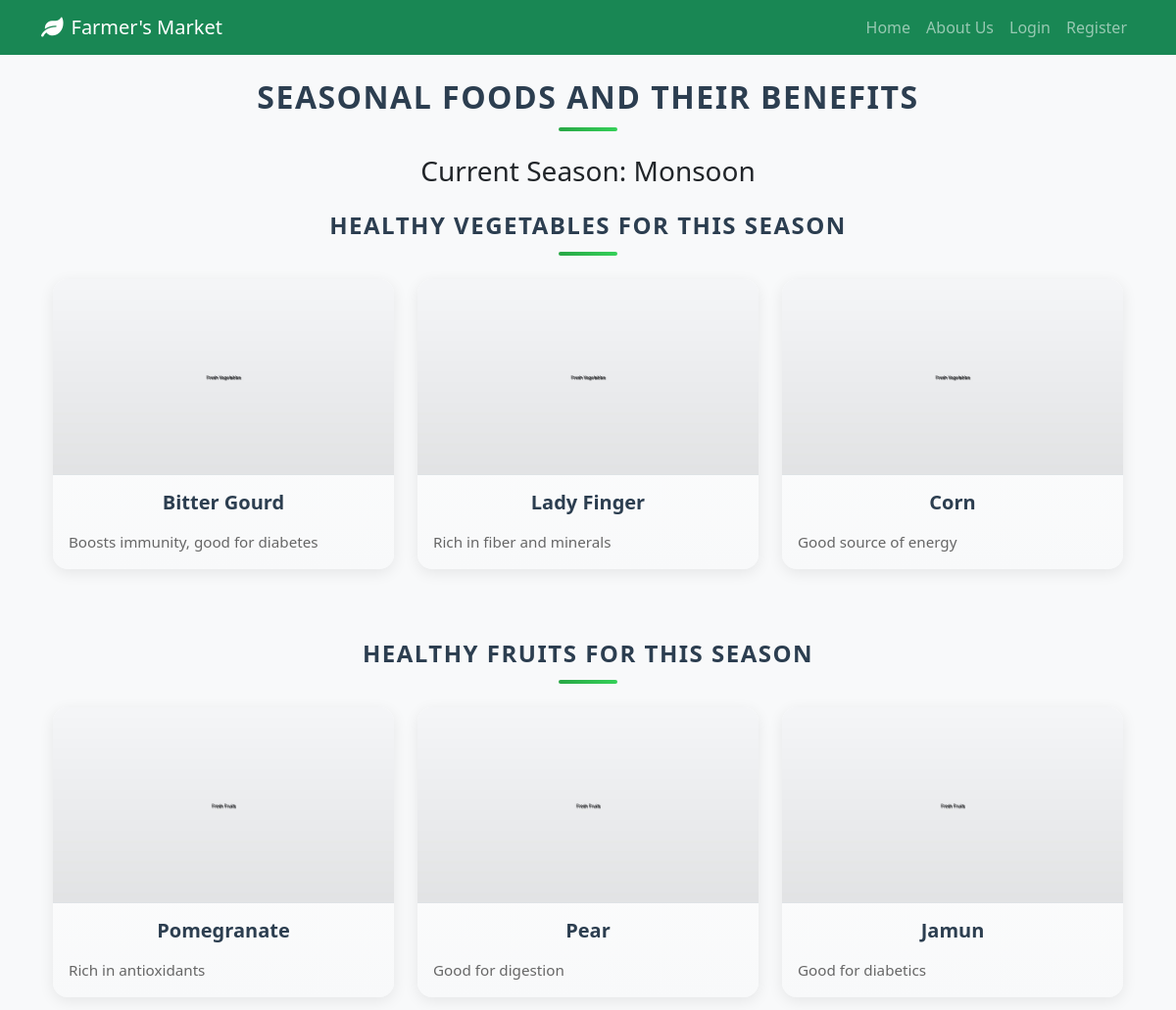
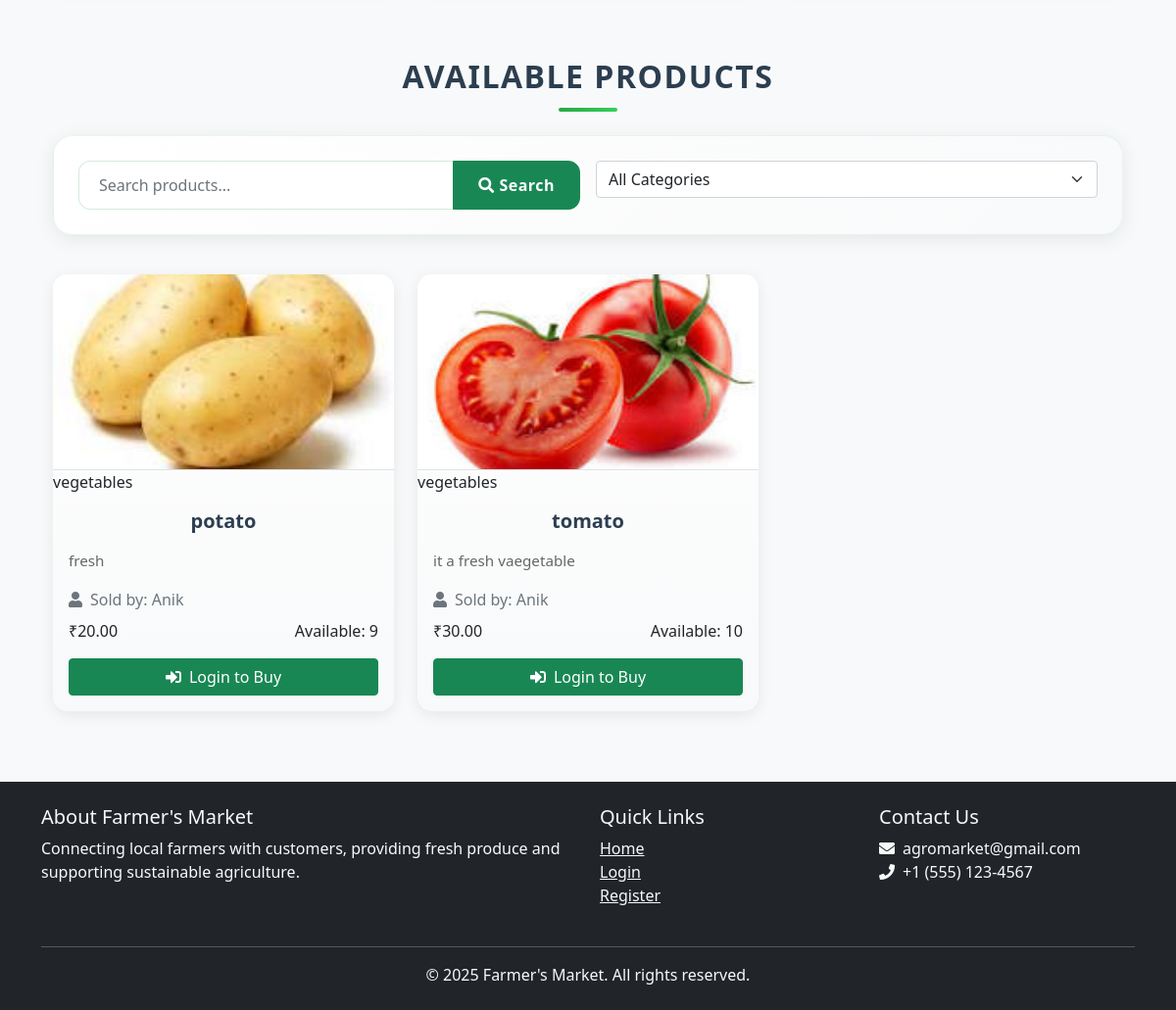
The page / on the database its author committed (2 pictures, top to bottom).
### app.py (models this page shows, shortened)
class Product(db.Model):
    id = db.Column(db.Integer, primary_key=True)
    name = db.Column(db.String(100), nullable=False)
    description = db.Column(db.Text, nullable=False)
    price = db.Column(db.Float, nullable=False)
    quantity = db.Column(db.Integer, nullable=False)
    category = db.Column(db.String(50), nullable=False)
    image_url = db.Column(db.String(200))
    seller_id = db.Column(db.Integer, db.ForeignKey('user.id'), nullable=False)

class User(UserMixin, db.Model):
    id = db.Column(db.Integer, primary_key=True)
    username = db.Column(db.String(80), unique=True, nullable=False)
    email = db.Column(db.String(120), unique=True, nullable=False)
    password_hash = db.Column(db.String(120), nullable=False)
    is_farmer = db.Column(db.Boolean, default=False)
    street_address = db.Column(db.String(200))
    city = db.Column(db.String(100))
    state = db.Column(db.String(100))
    pincode = db.Column(db.String(6))
    phone = db.Column(db.String(10))
    products = db.relationship('Product', backref='seller', lazy=True)
    chat_messages = db.relationship('ChatMessage', backref='user', lazy=True)

### app.py (the view)
@app.route('/')
def home():
    current_month = datetime.now().month
    seasonal_info = {
        'winter': {
            'months': [11, 12, 1, 2],
            'vegetables': [
                {'name': 'Carrots', 'benefits': 'Rich in vitamin A, good for eye health', 'image': 'default/vegetables.jpg'},
                {'name': 'Spinach', 'benefits': 'High in iron and vitamins', 'image': 'default/vegetables.jpg'},
                {'name': 'Cauliflower', 'benefits': 'Low in calories, high in fiber', 'image': 'default/vegetables.jpg'},
                {'name': 'Green Peas', 'benefits': 'Good source of protein and fiber', 'image': 'default/vegetables.jpg'}
            ],
            'fruits': [
                {'name': 'Oranges', 'benefits': 'High in vitamin C, boosts immunity', 'image': 'default/fruits.jpg'},
                {'name': 'Apples', 'benefits': 'Rich in antioxidants', 'image': 'default/fruits.jpg'},
                {'name': 'Guava', 'benefits': 'High in vitamin C and fiber', 'image': 'default/fruits.jpg'}
            ]
        },
        'summer': {
            'months': [3, 4, 5, 6],
            'vegetables': [
                {'name': 'Cucumber', 'benefits': 'Hydrating and cooling', 'image': 'default/vegetables.jpg'},
                {'name': 'Tomatoes', 'benefits': 'Rich in lycopene, good for heart', 'image': 'default/vegetables.jpg'},
                {'name': 'Bottle Gourd', 'benefits': 'Cooling effect, good for digestion', 'image': 'default/vegetables.jpg'}
            ],
            'fruits': [
                {'name': 'Mangoes', 'benefits': 'Rich in vitamins A and C', 'image': 'default/fruits.jpg'},
                {'name': 'Watermelon', 'benefits': 'Hydrating, rich in antioxidants', 'image': 'default/fruits.jpg'},
                {'name': 'Lychee', 'benefits': 'Good source of vitamin C', 'image': 'default/fruits.jpg'}
            ]
        },
        'monsoon': {
            'months': [7, 8, 9, 10],
            'vegetables': [
                {'name': 'Bitter Gourd', 'benefits': 'Boosts immunity, good for diabetes', 'image': 'default/vegetables.jpg'},
                {'name': 'Lady Finger', 'benefits': 'Rich in fiber and minerals', 'image': 'default/vegetables.jpg'},
                {'name': 'Corn', 'benefits': 'Good source of energy', 'image': 'default/vegetables.jpg'}
            ],
            'fruits': [
                {'name': 'Pomegranate', 'benefits': 'Rich in antioxidants', 'image': 'default/fruits.jpg'},
                {'name': 'Pear', 'benefits': 'Good for digestion', 'image': 'default/fruits.jpg'},
                {'name': 'Jamun', 'benefits': 'Good for diabetics', 'image': 'default/fruits.jpg'}
            ]
        }
    }
    if current_month in seasonal_info['winter']['months']:
        current_season = 'winter'
    elif current_month in seasonal_info['summer']['months']:
        current_season = 'summer'
    else:
        current_season = 'monsoon'
    season_data = seasonal_info[current_season]
    search_query = request.args.get('search', '').strip()
    category_filter = request.args.get('category', '').strip()
    products_query = Product.query
    if search_query:
        search_filter = (
            (Product.name.ilike(f'%{search_query}%')) |
            (Product.description.ilike(f'%{search_query}%'))
        )
        products_query = products_query.filter(search_filter)
    if category_filter:
        products_query = products_query.filter(Product.category == category_filter)
    categories = db.session.query(Product.category).distinct().all()
    categories = [cat[0] for cat in categories]
    products = products_query.all()
    return render_template('index.html',
                         season=current_season,
                         seasonal_data=season_data,
                         products=products,
                         categories=categories,
                         search_query=search_query,
                         category_filter=category_filter)

### templates/index.html (shortened to what this page needs)
{% extends "base.html" %}
{% block content %}
<div class="container mt-4">
    <section class="seasonal-foods mb-5">
        <h2 class="text-center mb-4 section-title">Seasonal Foods and Their Benefits</h2>
        <h3 class="text-capitalize mb-4 text-center">Current Season: {{ season }}</h3>
        <div class="mb-5">
            <h4 class="mb-4 text-center section-title">Healthy Vegetables for this Season</h4>
            <div class="row">
                {% for vegetable in seasonal_data.vegetables %}
                <div class="col-md-4 mb-4">
                    <div class="card h-100 food-card">
                        <div class="food-card-img-wrapper">
                            <img
                                src="{{ url_for('static', filename='images/' + vegetable.image) }}"
                                class="card-img-top food-card-img"
                                alt="{{ vegetable.name }}"
                                onerror="this.onerror=null; this.src='{{ url_for('static', filename='images/default/vegetables.jpg') }}'">
                        </div>
                        <div class="card-body">
                            <h5 class="card-title text-center">{{ vegetable.name }}</h5>
                            <p class="card-text">{{ vegetable.benefits }}</p>
                        </div>
                    </div>
                </div>
                {% endfor %}
            </div>
        </div>
        <div>
            <h4 class="mb-4 text-center section-title">Healthy Fruits for this Season</h4>
            <div class="row">
                {% for fruit in seasonal_data.fruits %}
                <div class="col-md-4 mb-4">
                    <div class="card h-100 food-card">
                        <div class="food-card-img-wrapper">
                            <img
                                src="{{ url_for('static', filename='images/' + fruit.image) }}"
                                class="card-img-top food-card-img"
                                alt="{{ fruit.name }}"
                                onerror="this.onerror=null; this.src='{{ url_for('static', filename='images/default/fruits.jpg') }}'">
                        </div>
                        <div class="card-body">
                            <h5 class="card-title text-center">{{ fruit.name }}</h5>
                            <p class="card-text">{{ fruit.benefits }}</p>
                        </div>
                    </div>
                </div>
                {% endfor %}
            </div>
        </div>
    </section>
    <section class="available-products">
        <h2 class="text-center mb-4 section-title">Available Products</h2>
        <div class="search-box">
            <form action="{{ url_for('home') }}" method="GET">
                <div class="row g-3">
                    <div class="col-md-6">
                        <div class="input-group">
                            <input type="text" name="search" class="form-control" placeholder="Search products..." value="{{ search_query or '' }}">
                            <button class="btn btn-success" type="submit">
                                <i class="fas fa-search"></i> Search
                            </button>
                        </div>
                    </div>
                    <div class="col-md-6">
                        <select name="category" class="form-select" onchange="this.form.submit()">
                            <option value="">All Categories</option>
                        </select>
                    </div>
                </div>
            </form>
        </div>
        <div class="row">
            {% for product in products %}
            <div class="col-md-4 mb-4">
                <div class="card h-100 food-card">
                    <div class="food-card-img-wrapper">
                        {% if product.image_url %}
                        <img src="{{ url_for('static', filename=product.image_url) }}" class="card-img-top food-card-img" alt="{{ product.name }}">
                        {% else %}
                        <img src="{{ url_for('static', filename='images/default/vegetables.jpg') }}" class="card-img-top food-card-img" alt="{{ product.name }}">
                        {% endif %}
                        <span class="product-category">{{ product.category }}</span>
                    </div>
                    <div class="card-body">
                        <h5 class="card-title text-center">{{ product.name }}</h5>
                        <p class="card-text">{{ product.description }}</p>
                        <p class="text-muted mb-2"><i class="fas fa-user me-2"></i>Sold by: {{ product.seller.username }}</p>
                        <div class="d-flex justify-content-between align-items-center mb-3">
                            <span class="product-price">₹{{ "%.2f"|format(product.price) }}</span>
                            <span class="product-quantity">Available: {{ product.quantity }}</span>
                        </div>
                        {% if current_user.is_authenticated %}
                            {% if not current_user.is_farmer %}
                                {% if product.quantity > 0 %}
                                <form action="{{ url_for('buy_product', product_id=product.id) }}" method="POST" class="mb-2">
                                    <div class="input-group">
                                        <input type="number" name="quantity" class="form-control" value="1" min="1" max="{{ product.quantity }}">
                                        <button type="submit" class="btn btn-success">
                                            <i class="fas fa-shopping-cart me-2"></i>Buy Now
                                        </button>
                                    </div>
                                </form>
                                {% else %}
                                <button class="btn btn-secondary w-100" disabled>
                                    <i class="fas fa-times-circle me-2"></i>Out of Stock
                                </button>
                                {% endif %}
                            {% elif product.seller_id == current_user.id %}
                                <div class="d-flex gap-2">
                                    <a href="{{ url_for('edit_product', product_id=product.id) }}" class="btn btn-warning flex-grow-1">
                                        <i class="fas fa-edit me-2"></i>Edit
                                    </a>
                                    <form action="{{ url_for('delete_product', product_id=product.id) }}" method="POST" class="flex-grow-1">
                                        <button type="submit" class="btn btn-danger w-100" onclick="return confirm('Are you sure you want to delete this product?')">
                                            <i class="fas fa-trash-alt me-2"></i>Delete
                                        </button>
                                    </form>
                                </div>
                            {% endif %}
                        {% else %}
                            <a href="{{ url_for('login') }}" class="btn btn-success w-100">
                                <i class="fas fa-sign-in-alt me-2"></i>Login to Buy
                            </a>
                        {% endif %}
                    </div>
                </div>
            </div>
            {% endfor %}
        </div>
    </section>
</div>
{% endblock %}

### rows shown on the page
Product: image_url (picture), category "vegetables", name "potato", description "fresh", seller.username "Anik", price "20.00", quantity "9"
Product: image_url (picture), category "vegetables", name "tomato", description "it a fresh vaegetable", seller.username "Anik", price "30.00", quantity "10"

### other values the page prints
{{ season }} "Monsoon"
{{ vegetable.name }} "Bitter Gourd" "Lady Finger" "Corn"
{{ vegetable.benefits }} "Boosts immunity, good for diabetes" "Rich in fiber and minerals" "Good source of energy"
{{ fruit.name }} "Pomegranate" "Pear" "Jamun"
{{ fruit.benefits }} "Rich in antioxidants" "Good for digestion" "Good for diabetics"
